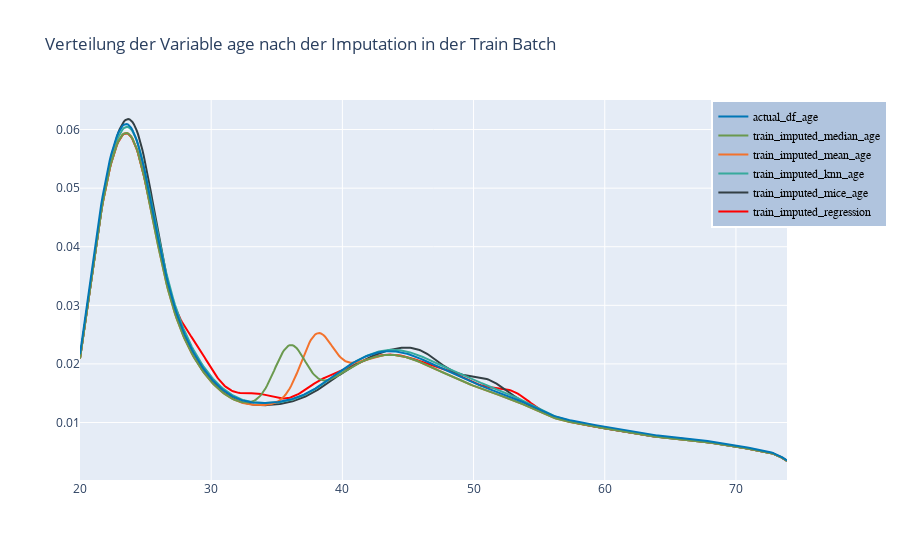

Notebook code for this chart:
### Markdown cell above
#### Visualisierung der Imputationsverfahren in der Train Batch

### Code cell
# Datensätze erstellen
hist_data_train = [np.array(X_train_df_regression['age'], dtype=np.int64), np.array(X_train_df_mice['age'], dtype=np.int64), np.array(X_train_df_knn['age'], dtype=np.int64), np.array(X_train_mean['age'], dtype=np.int64), np.array(X_train_median['age'], dtype=np.int64), np.array(X_train_original_age['age'], dtype=np.int64)]

# Gruppennamen und Farben festlegen
group_labels = ['train_imputed_regression', 'train_imputed_mice_age','train_imputed_knn_age','train_imputed_mean_age', 'train_imputed_median_age', 'actual_df_age']
colors = ['red','#333F44', '#37AA9C', '#f3722c', '#6a994e', '#0077b6']

# Erstellen des Histogrammes 
fig = ff.create_distplot(hist_data_train, group_labels, show_hist=False, colors=colors, rug_text=None, show_rug=False)
fig.update_layout(legend=dict(x=0.893,y=1,traceorder="reversed",title_font_family="Times New Roman",font=dict(family="Courier",size=12,color="black"),bgcolor="LightSteelBlue",bordercolor="#fff",borderwidth=2))

# Titel hinzufügen
fig.update_layout(title_text='Verteilung der Variable age nach der Imputation in der Train Batch')

# Plot anzeigen
fig.show()

### Figure 1 — Plotly figure (JSON) as saved in the notebook; plotly's stock layout.template omitted (floating-point values rounded to 4 significant figures; data arrays with more than 128 entries replaced by an {"elided": "..."} marker saying what was removed)
{"data": [{"legendgroup": "train_imputed_regression", "marker": {"color": "red"}, "mode": "lines", "name": "train_imputed_regression", "showlegend": true, "type": "scatter", "x": {"elided": "500 float values"}, "xaxis": "x", "y": {"elided": "500 float values"}, "yaxis": "y"}, {"legendgroup": "train_imputed_mice_age", "marker": {"color": "#333F44"}, "mode": "lines", "name": "train_imputed_mice_age", "showlegend": true, "type": "scatter", "x": {"elided": "500 float values"}, "xaxis": "x", "y": {"elided": "500 float values"}, "yaxis": "y"}, {"legendgroup": "train_imputed_knn_age", "marker": {"color": "#37AA9C"}, "mode": "lines", "name": "train_imputed_knn_age", "showlegend": true, "type": "scatter", "x": {"elided": "500 float values"}, "xaxis": "x", "y": {"elided": "500 float values"}, "yaxis": "y"}, {"legendgroup": "train_imputed_mean_age", "marker": {"color": "#f3722c"}, "mode": "lines", "name": "train_imputed_mean_age", "showlegend": true, "type": "scatter", "x": {"elided": "500 float values"}, "xaxis": "x", "y": {"elided": "500 float values"}, "yaxis": "y"}, {"legendgroup": "train_imputed_median_age", "marker": {"color": "#6a994e"}, "mode": "lines", "name": "train_imputed_median_age", "showlegend": true, "type": "scatter", "x": {"elided": "500 float values"}, "xaxis": "x", "y": {"elided": "500 float values"}, "yaxis": "y"}, {"legendgroup": "actual_df_age", "marker": {"color": "#0077b6"}, "mode": "lines", "name": "actual_df_age", "showlegend": true, "type": "scatter", "x": {"elided": "500 float values"}, "xaxis": "x", "y": {"elided": "500 float values"}, "yaxis": "y"}], "layout": {"barmode": "overlay", "hovermode": "closest", "legend": {"bgcolor": "LightSteelBlue", "bordercolor": "#fff", "borderwidth": 2, "font": {"color": "black", "family": "Courier", "size": 12}, "title": {"font": {"family": "Times New Roman"}}, "traceorder": "reversed", "x": 0.893, "y": 1}, "title": {"text": "Verteilung der Variable age nach der Imputation in der Train Batch"}, "xaxis": {"anchor": "y2", "domain": [0, 1], "zeroline": false}, "yaxis": {"anchor": "free", "domain": [0, 1], "position": 0}}}
